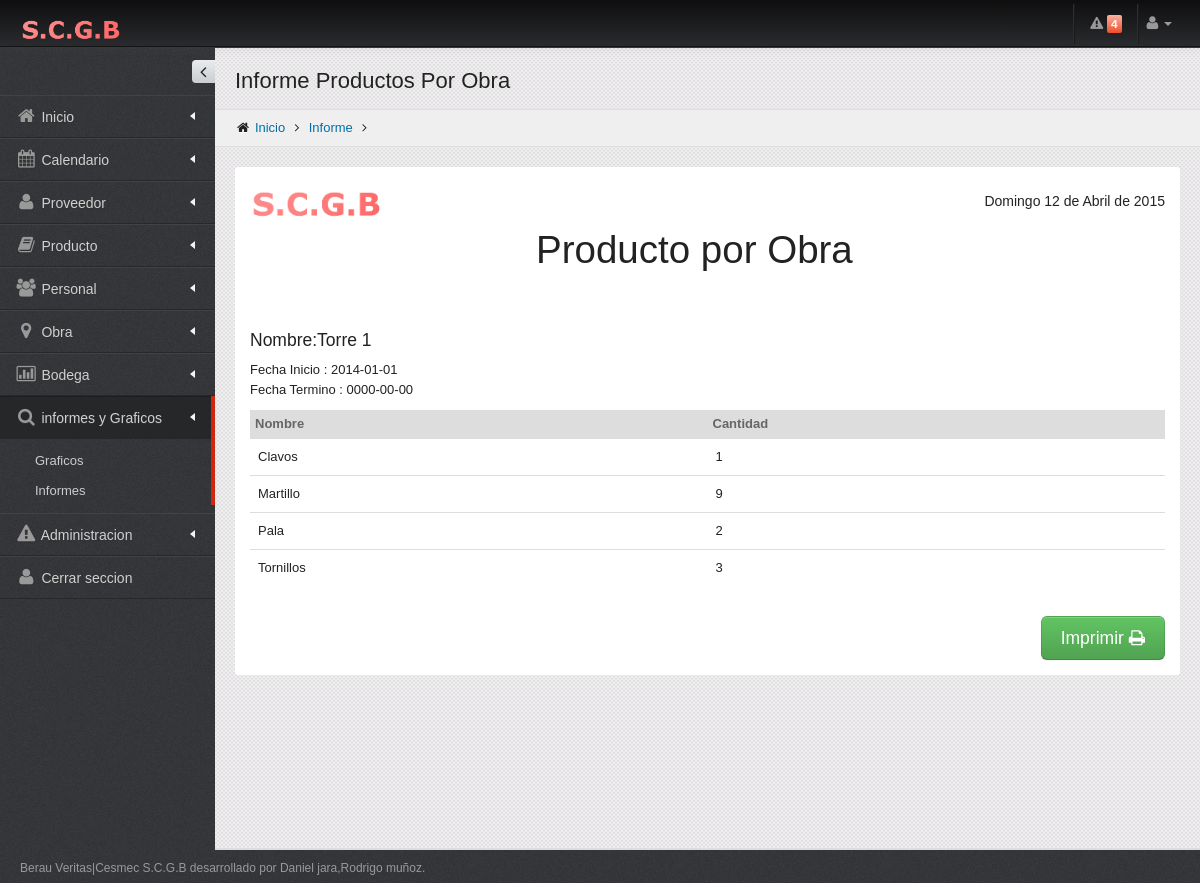
/listados/Listado_obra_productob.php (signed in), run on the app's committed database.
### tables this page shows
CREATE TABLE `permiso` (
  `CODIGOPERMISO` int(11) NOT NULL AUTO_INCREMENT,
  `PROVEEDOR` int(1) DEFAULT NULL,
  `PRODUCTO` int(1) DEFAULT NULL,
  `PERSONAL` int(1) DEFAULT NULL,
  `OBRA` int(1) DEFAULT NULL,
  `BODEGA` int(11) DEFAULT NULL,
  `INFORMEYGRAFICO` int(11) DEFAULT NULL,
  `ADMINISTRACION` int(11) DEFAULT NULL,
  PRIMARY KEY (`CODIGOPERMISO`)
);

### listados/Listado_obra_productob.php (the view, shortened to what this page needs)
    <? session_start();
include ("../include/conectar.php");
$CODIGO= $_SESSION["PERMISO"];
?>
<!DOCTYPE html>
 <html lang="es">
<head>
   <link href="../assets/plugins/bootstrap/css/bootstrap.min.css" rel="stylesheet" />
   <link href="../assets/plugins/bootstrap/css/bootstrap-responsive.min.css" rel="stylesheet" media="screen"/>
   <link href="../assets/plugins/font-awesome/css/font-awesome.css" rel="stylesheet" />
   <link href="../assets/css/style.css" rel="stylesheet" />
   <link href="../assets/css/style-responsive.css" rel="stylesheet" />
   <link href="../assets/css/themes/default.css" rel="stylesheet" id="style_color" />
   <link href="../assets/plugins/uniform/css/uniform.default.css" rel="stylesheet" type="text/css" />
   <link href="#" rel="stylesheet" id="style_metro" />
   <link href="../assets/css/pages/invoice.css" rel="stylesheet" type="text/css" />
   <link href="../assets/css/print.css" rel="stylesheet" type="text/css" media="print"/>
</head>
<body class="fixed-top">
   <div id="header" class="navbar navbar-inverse navbar-fixed-top">
     <div id="header2" class="navbar navbar-inverse navbar-fixed-top">
       <div class="navbar-inner">
         <div class="container-fluid">
           <a class="brand" href="../inicio.php"> <img src="../assets/img/logo.png" alt="Conquer" /> </a>
           <div class="top-nav">
             <? $sql = "SELECT COUNT( p.P_NOMBRE )as NUMERO FROM PRODUCTO p, STOCK s WHERE p.CODIGOPRODUCTO = s.CODIGOPRODUCTO AND p.P_ESTADO =1 AND s.S_CANTIDAD <= s.S_CANTIDADMINIMA ";
	$rs=mysql_query($sql,$conexion);
	while ($row=mysql_fetch_array($rs)){
              ?>
             <ul class="nav pull-right" id="top_menu">
               <li class="divider-vertical hidden-phone hidden-tablet"></li>
               <li  class="dropdown-toggle" id="header_notification_bar"> <a id="pulsate-regular" class="dropdown-toggle" data-toggle="dropdown"> <i class="icon-warning-sign"></i> <span class="label label-important">
                 <?=$row["NUMERO"];?>
                 </span></a>
                       <?=$row["NUMERO"]; }?>
               </li>
               <li class="divider-vertical hidden-phone hidden-tablet"></li>
               <li class="dropdown"> <a href="#" class="dropdown-toggle" data-toggle="dropdown"> <i class="icon-user"></i> <b class="caret"></b></a>
               </li>
             </ul>
           </div>
         </div>
       </div>
     </div>
</div>
<div id="container" class="row-fluid">
<div id="sidebar" class="nav-collapse collapse">
    <?
	$sql3 = "SELECT PROVEEDOR,PRODUCTO,PERSONAL,OBRA,BODEGA,INFORMEYGRAFICO,ADMINISTRACION from PERMISO WHERE CODIGOPERMISO= $CODIGO ";
	$rs=mysql_query($sql3,$conexion);
	while ($row4=mysql_fetch_array($rs)){
  ?>
    <div class="sidebar-toggler hidden-phone"></div>
    <ul>
      <li class=""> <a href="../inicio.php"> <i class="icon-home"></i> <span class="title ">Inicio</span> <span class="arrow "></span></a></li>
      <li class=""> <a href="Calendario/calendario.php"> <i class="icon-calendar"></i> <span class="title">Calendario</span> <span class="arrow "></span></a></li>
      <? if($row4["PROVEEDOR"]==1){
		?>
      <li class="has-sub "> <a href="javascript:;"> <i class="icon-user "></i> <span class="title" >Proveedor</span> <span class="arrow "></span></a>
      </li>
      <? }
		if($row4["PRODUCTO"]==1){
		?>
      <li class="has-sub "> <a href="javascript:;"> <i class="icon-book"></i> <span class="title">Producto</span> <span class="arrow"></span></a>
      </li>
      <? }
		if($row4["PERSONAL"]==1){
		?>
      <li class="has-sub"> <a href="javascript:;"> <i class="icon-group"></i> <span class="title">Personal</span> <span class="arrow "></span></a>
      </li>
      <? }
		 if($row4["OBRA"]==1){
		?>
      <li class="has-sub "> <a href="javascript:;"> <i class="icon-map-marker"></i> <span class="title">Obra</span> <span class="arrow "></span></a>
      </li>
      <? }
	      if($row4["BODEGA"]==1){
		?>
      <li class="has-sub  "> <a href="javascript:;"> <i class="icon-bar-chart"></i> <span class="title">Bodega</span> <span class="arrow "></span></a>
      </li>
      <? }
	      if($row4["INFORMEYGRAFICO"]==1){
		?>
      <li class="has-sub star active "> <a href="javascript:;"> <i class="icon-search"></i> <span class="title">informes y Graficos</span> <span class="arrow "></span></a>
        <ul class="sub">
          <li ><a href="../graficos/menu_graficos.php">Graficos</a></li>
          <li ><a href="../listados/menu_listados.php">Informes</a></li>
        </ul>
      </li>
      <? }
 if($row4["ADMINISTRACION"]==1){
		?>
      <li class="has-sub  "> <a href="javascript:;"> <i class="icon-warning-sign"></i> <span class="title">Administracion</span> <span class="arrow "></span></a>
      </li>
      <? }
	}
		 ?>
      <li class=""> <a href="../logout.php"> <i class="icon-user"></i> <span class="title">Cerrar seccion</span></a></li>
    </ul>
  </div>
<div id="body">
         <div class="container-fluid">
            <div class="row-fluid hidden-print">
               <div class="span12">
                  <h3 class="page-title">
                     Informe Productos Por Obra
                  </h3>
                  <ul class="breadcrumb">
                     <li>
                        <i class="icon-home"></i>
                        <a href="../inicio.php">Inicio</a>
                        <i class="icon-angle-right"></i>
                     </li>
                     <li>
                        <a href="../listados/menu_listados.php">Informe</a>
                        <i class="icon-angle-right"></i>
                     </li>
                  </ul>
               </div>
            </div>
            <div id="page">
               <div class="invoice">
                     <div class="row-fluid invoice-logo">
                        <div class="span2 invoice-logo-space"><img src="../assets/img/logo.png"alt="" width="373" height="109" /> </div>
                         <div class="span10">
                           <p>
                          <span class="span2 muted">
                          <h1>Producto por Obra  </h1>
                          </span></p>
                        </div>
                     </div>
               <?
	$sql1 = "SELECT distinct(p.CODIGOOBRA),o.O_NOMBRE,o.O_FECHAINICIO,o.O_FECHATERMINO FROM obra o INNER JOIN prestamo p
ON  o.CODIGOOBRA=p.CODIGOOBRA and o.O_ESTADO=1";
	$rss=mysql_query($sql1,$conexion);
	while ($row1=mysql_fetch_array($rss)){
  ?>
             <div class="row-fluid">
                        <div class="span12">
                           <h4>Nombre:<?=$row1["O_NOMBRE"];?>  </h4>
                           <ul class="unstyled">
                              <li>Fecha Inicio : <?=$row1["O_FECHAINICIO"];?> </li>
                              <li>Fecha Termino :
                              <?=$row1["O_FECHATERMINO"];?> </li>
                           </ul>
                        </div>
                     <div class="row-fluid">
                       <table class="table table-advance tabs-stacked">
                         <thead>
                           <tr class="table-condensed">
                             <th class="span4">Nombre</th>
                             <th class="span4">Cantidad</th>
                           </tr>
                         </thead>
                         <tbody>
                           <?
  	$codigo=$row1["CODIGOOBRA"];
	$sql = "SELECT p.P_NOMBRE , count(dp.CODIGOPRODUCTO) as total FROM producto p,detalle_prestamo dp WHERE dp.CODIGOPRODUCTO=p.CODIGOPRODUCTO and dp.CODIGOPRESTAMO in (select pr.CODIGOPRESTAMO from prestamo pr where pr.CODIGOOBRA=$codigo) GROUP BY  p.P_NOMBRE
";
	$rs=mysql_query($sql,$conexion);
	while ($row=mysql_fetch_array($rs)){
  ?>
                           <tr>
                             <td ><?=$row["P_NOMBRE"];?></td>
                             <td ><?=$row["total"];?>
                             </td>
                           </tr>
                           <? } ?>
                         </tbody>
                       </table>
               </div>
					 <? } ?>
                     <div class="row-fluid">
                       <div class="span4"></div>
                        <div class="span8 invoice-block">
                           <br />
                           <a class="btn btn-success btn-large hidden-print" onClick="javascript:window.print();">Imprimir <i class="icon-print icon-big"></i></a>
                        </div>
                     </div>
               </div>
            </div>
         </div>
  </div>
</div>
    <div id="footer">
      Berau Veritas|Cesmec S.C.G.B desarrollado por Daniel jara,Rodrigo muñoz.
   </div>
</body>
</html>

### assets/css/style-responsive.css (style rules this page uses)
@media (min-width: 980px) { #sidebar { position: absolute; width: 215px; } }
@media (min-width: 980px) { #sidebar ul { margin-top:47px; width: 215px; } }
@media (min-width: 980px) { #body { margin-top: 0px !important; } }
@media (min-width: 980px) { .fixed-top #body { margin-top: 20px; } }

### assets/css/themes/default.css (style rules this page uses)
body { color: #222; background-color:#3c3c3c !important; background-image: url(../../img/bg-default.png) !important; }
#header.navbar-inverse .navbar-inner { background-color: #0e0e0f; background-image: -moz-linear-gradient(top, #0e0e0f, #2a2b2e); background-image: -webkit-gradient(linear, 0 0, 0 100%, from(#2a2b2e), to(#2a2b2e)); background-image: -webkit-linear-gradient(top, #0e0e0f, #2a2b2e); background-image: -o-linear-gradient(top, #0e0e0f, #2a2b2e); background-image: linear-gradient(to bottom, #0e0e0f, #2a2b2e); background-repeat: repeat-x; filter: progid:DXImageTransform.Microsoft.gradient(startColorstr='#ff0e0e0f', endColorstr='#ff2a2b2e', GradientType=0); border-color: #141313; webkit-box-shadow: 0 1px 10px rgba(120, 120, 120, .1); -moz-box-shadow: 0 1px 10px rgba(120, 120, 120, .1); box-shadow: 0 1px 10px rgba(120, 120, 120, .1); }
#header.navbar-inverse .divider-vertical { border-left-color: #2c2d2f; border-right-color: #181a1b; }
#sidebar > ul > li > a { border-top: 1px solid #424242 !important; border-bottom: 1px solid #282828 !important; color: #d1d0d0 !important; text-shadow: 0 1px 1px #333 !important; }
#sidebar > ul > li a i { color: #999 !important; }
#sidebar > ul > li.active > a { background: #252728 !important; border-top: 1px solid #1c1d1e !important; border-bottom: 1px solid #242628 !important; }
#sidebar > ul > li > ul.sub > li > a { color: #ccc; text-shadow: 0 1px 1px #000; }

### assets/css/pages/invoice.css (style rules this page uses)
.invoice { padding: 15px; background: #fff; margin-bottom: 20px; -webkit-border-radius: 3px; -moz-border-radius: 3px; border-radius: 3px; }
.invoice table { margin:30px 0 30px; }
.invoice .invoice-logo { margin-bottom:20px; }
.invoice .invoice-logo p { padding:5px 0; font-size:26px; line-height:28px; text-align:right; }
.invoice .invoice-logo p span { display:block; font-size:14px; }
.invoice .invoice-logo-space { margin-bottom:15px; }
.invoice .invoice-block { text-align:right; }

### assets/css/print.css (style rules this page uses)
body { background-image: none !important; }
#header { display: none; }
#sidebar { display: none; }
.hidden-print { display: none; }
#footer { display: none; }
#container { margin: 0px; padding: 0px; }
#body { min-height: auto !important; background-image: none !important; border-bottom: 0 solid #ddd; }

### data on the page
permiso: PROVEEDOR 1 (drawn), PRODUCTO 1 (drawn), PERSONAL 1 (drawn), OBRA 1 (drawn), BODEGA 1 (drawn), INFORMEYGRAFICO 1 (drawn), ADMINISTRACION 1 (drawn)

### other printed values
$row["NUMERO"] "4"
$row1["O_NOMBRE"] "Torre 1"
$row1["O_FECHAINICIO"] "2014-01-01"
$row1["O_FECHATERMINO"] "0000-00-00"
$row["P_NOMBRE"] "Clavos"
$row["total"] "1"
$row["P_NOMBRE"] "Martillo"
$row["total"] "9"
$row["P_NOMBRE"] "Pala"
$row["total"] "2"
$row["P_NOMBRE"] "Tornillos"
$row["total"] "3"
